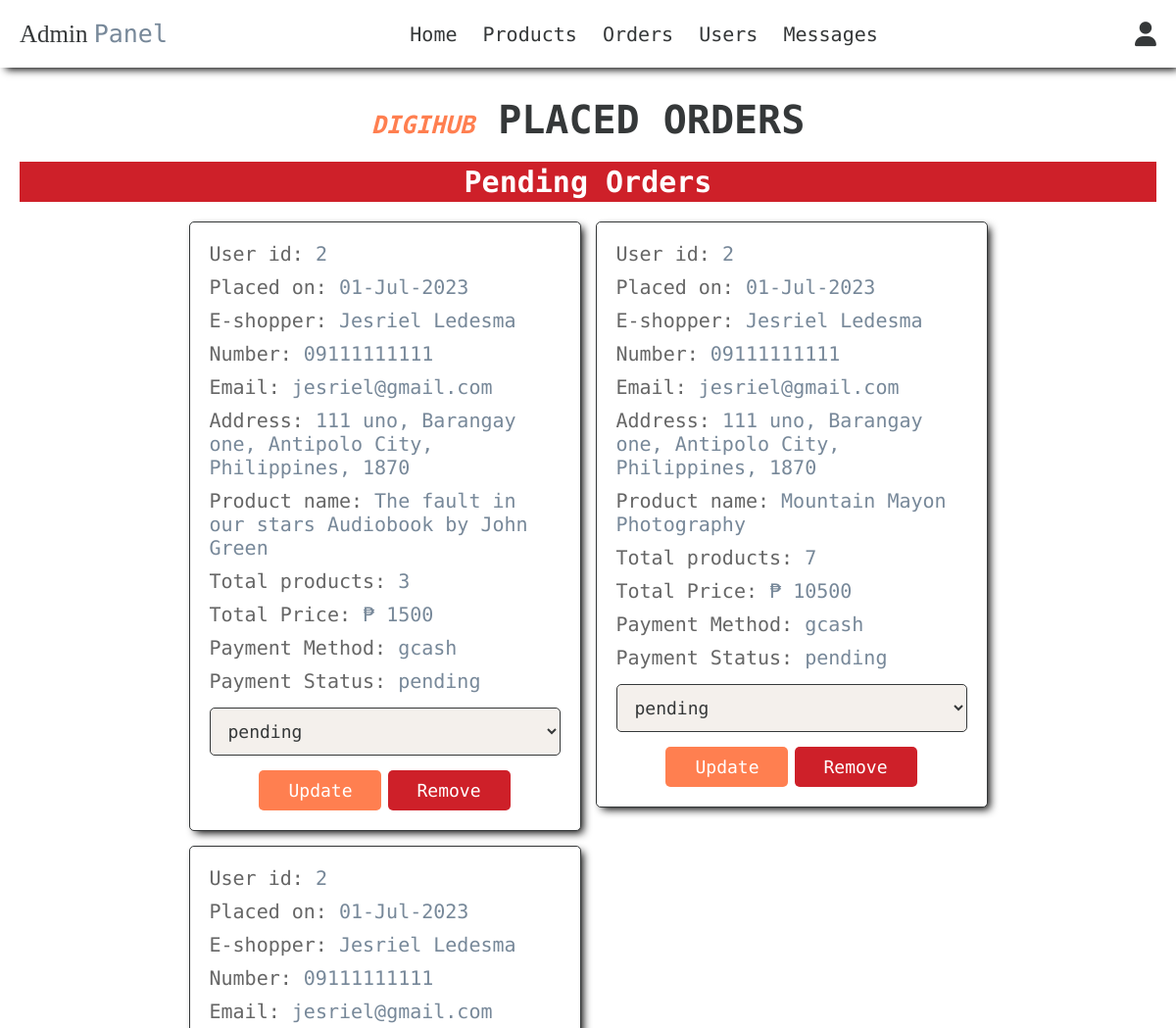
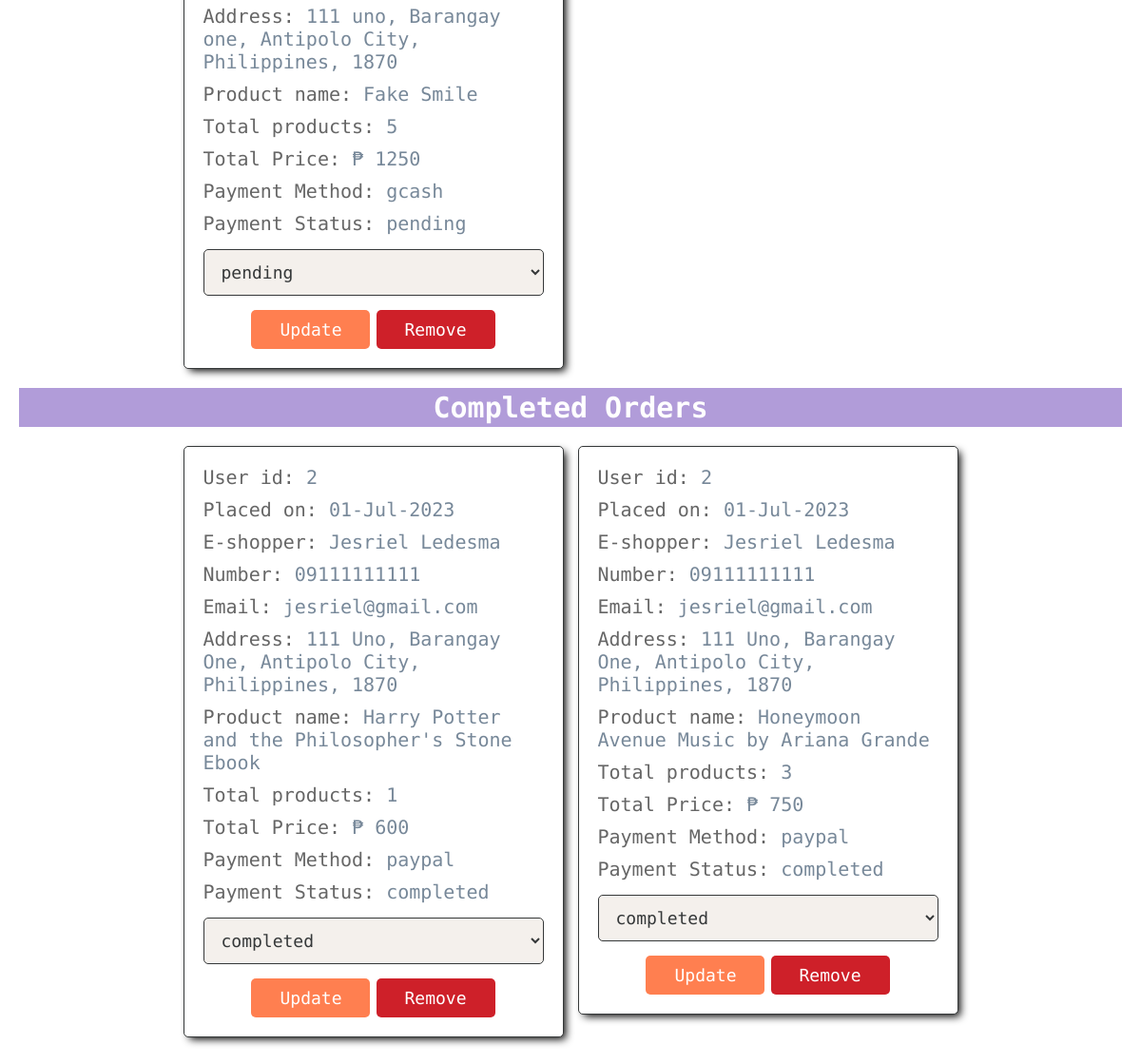
Page /admin_orders.php (signed in) on the committed database (2 pictures, top to bottom).
### tables this page shows
CREATE TABLE `orders` (
  `id` int(100) NOT NULL,
  `user_id` int(100) NOT NULL,
  `name` varchar(100) NOT NULL,
  `number` varchar(12) NOT NULL,
  `email` varchar(100) NOT NULL,
  `method` varchar(50) NOT NULL,
  `address` varchar(500) NOT NULL,
  `product_name` varchar(100) NOT NULL,
  `total_products` int(100) NOT NULL,
  `total_price` int(100) NOT NULL,
  `placed_on` varchar(50) NOT NULL,
  `payment_status` varchar(20) NOT NULL DEFAULT 'pending',
  `seller_id` int(100) NOT NULL
);

### admin_orders.php (the view, shortened to what this page needs)
<?php
include 'config.php';
?>
<!DOCTYPE html>
<html lang="en">
  <head>
    <link
      rel="stylesheet"
      href="https://cdnjs.cloudflare.com/ajax/libs/font-awesome/6.4.0/css/all.min.css"
    />
    <link rel="stylesheet" href="css/admin_style.css" />
  </head>
  <body>
    <?php include 'admin_header.php'?>
    <section class="orders">
    <h1 class="title"><span class="digihub">DigiHub</span> Placed Orders</h1>
    <h3 class="status_orders" style="background-color:#ce2029;">Pending Orders</h3>
    <div class="box-container" >
      <?php
        $select_orders = mysqli_query($conn, "SELECT * FROM `orders` WHERE payment_status='pending'") or die("Query Failed");
        if(mysqli_num_rows($select_orders) > 0){
          while($fetch_orders = mysqli_fetch_assoc($select_orders)){
      ?>
      <div class="box">
        <p>User id: <span><?php echo $fetch_orders['user_id'];?></span></p>
        <p>Placed on: <span><?php echo $fetch_orders['placed_on'];?></span></p>
        <p>E-shopper: <span><?php echo $fetch_orders['name'];?></span></p>
        <p>Number: <span><?php echo $fetch_orders['number'];?></span></p>
        <p>Email: <span><?php echo $fetch_orders['email'];?></span></p>
        <p>Address: <span><?php echo $fetch_orders['address'];?></span></p>
         <p>Product name: <span><?php echo $fetch_orders['product_name'];?></span></p>
        <p>Total products: <span><?php echo $fetch_orders['total_products'];?></span></p>
        <p>Total Price: <span>₱ <?php echo $fetch_orders['total_price'];?></span></p>
        <p>Payment Method: <span><?php echo $fetch_orders['method'];?></span></p>
        <p>Payment Status: <span><?php echo $fetch_orders['payment_status'];?></span></p>
        <form action="" method="post">
          <select name="update_payment">
            <option value="" selected disabled><?php echo $fetch_orders['payment_status'];?></option>
          </select>
          <input type="submit" value="Update" name="update_order" class="option-btn">
          <a href="admin_orders.php?delete=<?php echo $fetch_orders['id']; ?>" onclick="return confirm('Delete this order?');" class="delete-btn">Remove</a>
        </form>
      </div>
        <?php
      }
        }else {
          echo "  <p class='empty'>No pending orders yet</p>";
        }
  ?>
  </div>
    <h3 class="status_orders" style="background-color:#b19cd9;">Completed Orders</h3>
    <div class="box-container">
      <?php
        $select_orders = mysqli_query($conn, "SELECT * FROM `orders` WHERE payment_status='completed'") or die("Query Failed");
        if(mysqli_num_rows($select_orders) > 0){
          while($fetch_orders = mysqli_fetch_assoc($select_orders)){
      ?>
      <div class="box">
        <p>User id: <span><?php echo $fetch_orders['user_id'];?></span></p>
        <p>Placed on: <span><?php echo $fetch_orders['placed_on'];?></span></p>
        <p>E-shopper: <span><?php echo $fetch_orders['name'];?></span></p>
        <p>Number: <span><?php echo $fetch_orders['number'];?></span></p>
        <p>Email: <span><?php echo $fetch_orders['email'];?></span></p>
        <p>Address: <span><?php echo $fetch_orders['address'];?></span></p>
         <p>Product name: <span><?php echo $fetch_orders['product_name'];?></span></p>
        <p>Total products: <span><?php echo $fetch_orders['total_products'];?></span></p>
        <p>Total Price: <span>₱ <?php echo $fetch_orders['total_price'];?></span></p>
        <p>Payment Method: <span><?php echo $fetch_orders['method'];?></span></p>
        <p>Payment Status: <span><?php echo $fetch_orders['payment_status'];?></span></p>
        <form action="" method="post">
          <select name="update_payment">
            <option value="" selected disabled><?php echo $fetch_orders['payment_status'];?></option>
          </select>
          <input type="submit" value="Update" name="update_order" class="option-btn">
          <a href="admin_orders.php?delete=<?php echo $fetch_orders['id']; ?>" onclick="return confirm('Delete this order?');" class="delete-btn">Remove</a>
        </form>
      </div>
        <?php
      }
        }else {
          echo "  <p class='empty'>No completed orders yet</p>";
        }
  ?>
  </div>
</section>
  </body>
</html>

### css/admin_style.css (style rules this page uses)
:root { --purple: #778899; --red: #ce2029; --orange: #ff7f50; --black: #353839; --white: #fff; --light-color: #666; --light-white: #fefefa; --light-bg: #f4f0ec; --border: 0.1rem solid var(--black); --box-shadow: 4px 4px 8px -2px rgba(0, 0, 0, 1); }
* { font-family: "Martian Mono", monospace; margin: 0; padding: 0; box-sizing: border-box; outline: none; border: none; text-decoration: none; transition: all 0.2s linear; }
html { font-size: 62.5%; overflow-x: hidden; }
section { padding: 3rem 2rem; }
.title { text-align: center; margin-bottom: 2rem; text-transform: uppercase; color: var(--black); font-size: 4rem; }
.btn, .option-btn, .delete-btn, .white-btn { display: inline-block; margin-top: 1rem; padding: 1rem 3rem; cursor: pointer; color: var(--white); font-size: 1.8rem; border-radius: 0.5rem; text-transform: capitalize; }
.option-btn { background-color: var(--orange); }
.delete-btn { background-color: var(--red); }
.digihub { color: var(--orange) !important; font-style: italic; font-size: 2.5rem; }
.status_orders { align-items: center; font-size: 3rem; color: var(--white); text-align: center; padding: 0.3rem; margin: 2rem 0; }
.orders .box-container { display: grid; grid-template-columns: repeat(auto-fit, 40rem); justify-content: center; gap: 1.5rem; max-width: 1200px; margin: 0 auto; align-items: flex-start; }
.orders .box-container .box { background-color: var(--white); padding: 2rem; border: var(--border); box-shadow: var(--box-shadow); border-radius: 0.5rem; }
.orders .box-container .box p { padding-bottom: 1rem; font-size: 2rem; color: var(--light-color); }
.orders .box-container .box p span { color: var(--purple); }
.orders .box-container .box form select { border-radius: 0.5rem; margin: 0.5rem 0; width: 100%; background-color: var(--light-bg); border: var(--border); padding: 1.2rem 1.4rem; font-size: 1.8rem; color: var(--black); }
.orders .box-container .box form { text-align: center; }

### rows in the picture
orders: user "2", placed_on "01-Jul-2023", name "Jesriel Ledesma", number "09111111111", email "jesriel@gmail.com", address "111 uno, Barangay one, Antipolo City, Philippines, 1870", product_name "The fault in our stars Audiobook by John Green", total_products "3", total_price "1500", method "gcash", payment_status "pending", update_payment "pending"
orders: user "2", placed_on "01-Jul-2023", name "Jesriel Ledesma", number "09111111111", email "jesriel@gmail.com", address "111 uno, Barangay one, Antipolo City, Philippines, 1870", product_name "Mountain Mayon Photography", total_products "7", total_price "10500", method "gcash", payment_status "pending", update_payment "pending"
orders: user "2", placed_on "01-Jul-2023", name "Jesriel Ledesma", number "09111111111", email "jesriel@gmail.com", address "111 uno, Barangay one, Antipolo City, Philippines, 1870", product_name "Fake Smile", total_products "5", total_price "1250", method "gcash", payment_status "pending", update_payment "pending"
orders: user "2", placed_on "01-Jul-2023", name "Jesriel Ledesma", number "09111111111", email "jesriel@gmail.com", address "111 Uno, Barangay One, Antipolo City, Philippines, 1870", product_name "Harry Potter and the Philosopher's Stone Ebook", total_products "1", total_price "600", method "paypal", payment_status "completed", update_payment "completed"
orders: user "2", placed_on "01-Jul-2023", name "Jesriel Ledesma", number "09111111111", email "jesriel@gmail.com", address "111 Uno, Barangay One, Antipolo City, Philippines, 1870", product_name "Honeymoon Avenue Music by Ariana Grande", total_products "3", total_price "750", method "paypal", payment_status "completed", update_payment "completed"
